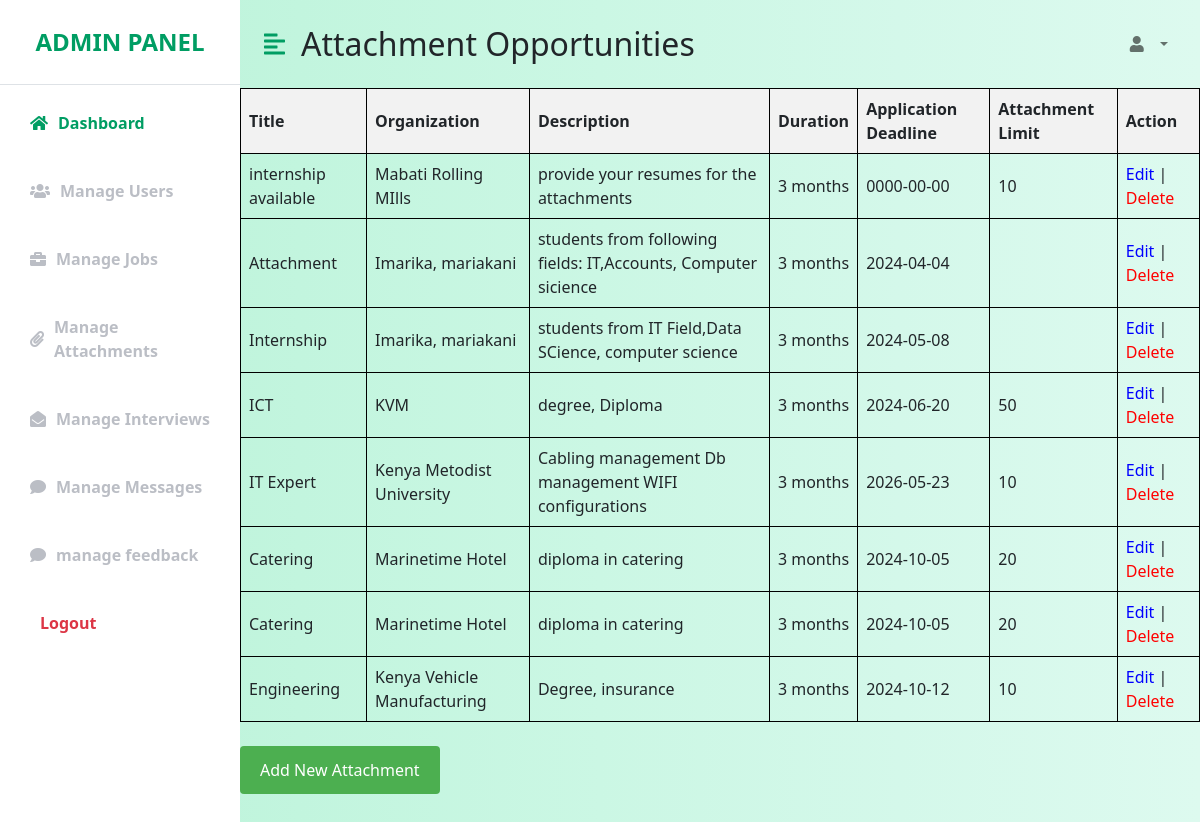
The page /manage_attachments.php on the database its author committed.
### tables this page shows
CREATE TABLE `attachments` (
  `id` int(11) NOT NULL,
  `title` varchar(255) NOT NULL,
  `organization` varchar(255) NOT NULL,
  `description` text NOT NULL,
  `duration` varchar(100) NOT NULL,
  `application_deadline` date NOT NULL,
  `attachment_limit` int(11) DEFAULT NULL
);

### manage_attachments.php (the view, shortened to what this page needs)
<!DOCTYPE html>
<html lang="en">
<head>
    <link href="https://cdn.jsdelivr.net/npm/bootstrap@5.0.0-beta3/dist/css/bootstrap.min.css" rel="stylesheet" />
    <link rel="stylesheet" href="https://cdnjs.cloudflare.com/ajax/libs/font-awesome/5.15.3/css/all.min.css" />
    <link rel="stylesheet" href="adminpannel.css" />
</head>
<body>
<div class="d-flex" id="wrapper">
        <div class="bg-white" id="sidebar-wrapper">
            <div class="sidebar-heading text-center py-4 primary-text fs-4 fw-bold text-uppercase border-bottom">
                <i class=></i>Admin Panel</div>
            <div class="list-group list-group-flush my-3">
                <a href="adminpannel.php" class="list-group-item list-group-item-action bg-transparent second-text active">
                    <i class="fa fa-home"></i>Dashboard</a>
                <br>
                <a href="fetch_user.php" class="list-group-item list-group-item-action bg-transparent second-text fw-bold">
                    <i class="fa fa-users"></i>Manage Users</a>
                <br>
                <a href="manage_jobs.php" class="list-group-item list-group-item-action bg-transparent second-text fw-bold">
                    <i class="fa fa-briefcase"></i>Manage Jobs</a>
                <br>
                <a href="manage_attachments.php" class="list-group-item list-group-item-action bg-transparent second-text fw-bold">
                    <i class="fa fa-paperclip"></i>Manage Attachments</a>
                <br>
                <a href="manage_interviews.php" class="list-group-item list-group-item-action bg-transparent second-text fw-bold">
                    <i class="fa fa-envelope-open"></i>Manage Interviews</a>
                <br>
                <a href="admin_manage_messages.php" class="list-group-item list-group-item-action bg-transparent second-text fw-bold">
                    <i class="fa fa-comment"></i>Manage Messages</a>
                <br>
                <a href="admin_feedback.php" class="list-group-item list-group-item-action bg-transparent second-text fw-bold">
                    <i class="fa fa-comment"></i>manage feedback</a>
                    <br>
                <a href="admin_logout.php" class="list-group-item list-group-item-action bg-transparent text-danger fw-bold">
                    <i class="fa fa-sign-out"></i>Logout</a>
            </div>
        </div>
        <div id="page-content-wrapper">
            <nav class="navbar navbar-expand-lg navbar-light bg-transparent py-4 px-4">
                <div class="d-flex align-items-center">
                    <i class="fas fa-align-left primary-text fs-4 me-3" id="menu-toggle"></i>
                    <h2 class="fs-2 m-0">Attachment Opportunities</h2>
                </div>
                <div class="collapse navbar-collapse" id="navbarSupportedContent">
                    <ul class="navbar-nav ms-auto mb-2 mb-lg-0">
                        <li class="nav-item dropdown">
                            <a class="nav-link dropdown-toggle second-text fw-bold" href="#" id="navbarDropdown"
                                role="button" data-bs-toggle="dropdown" aria-expanded="false">
                                <i class="fas fa-user me-2"></i>
                </a>
                        </li>
                    </ul>
                </div>
            </nav>
            <?php
require_once 'connect.php';
$sql = "SELECT * FROM attachments";
$result = mysqli_query($conn, $sql);
if (mysqli_num_rows($result) > 0) {
    echo "<table style='border-collapse: collapse; width: 100%;'>";
    echo "<tr><th style='background-color: #f2f2f2; border: 1px solid black; text-align: left; padding: 8px;'>Title</th><th style='background-color: #f2f2f2; border: 1px solid black; text-align: left; padding: 8px;'>Organization</th><th style='background-color: #f2f2f2; border: 1px solid black; text-align: left; padding: 8px;'>Description</th><th style='background-color: #f2f2f2; border: 1px solid black; text-align: left; padding: 8px;'>Duration</th><th style='background-color: #f2f2f2; border: 1px solid black; text-align: left; padding: 8px;'>Application Deadline</th><th style='background-color: #f2f2f2; border: 1px solid black; text-align: left; padding: 8px;'>Attachment Limit</th><th style='background-color: #f2f2f2; border: 1px solid black; text-align: left; padding: 8px;'>Action</th></tr>";
    while ($row = mysqli_fetch_assoc($result)) {
        echo "<tr>";
        echo "<td style='border: 1px solid black; text-align: left; padding: 8px;'>" . $row['title'] . "</td>";
        echo "<td style='border: 1px solid black; text-align: left; padding: 8px;'>" . $row['organization'] . "</td>";
        echo "<td style='border: 1px solid black; text-align: left; padding: 8px;'>" . $row['description'] . "</td>";
        echo "<td style='border: 1px solid black; text-align: left; padding: 8px;'>" . $row['duration'] . "</td>";
        echo "<td style='border: 1px solid black; text-align: left; padding: 8px;'>" . $row['application_deadline'] . "</td>";
        echo "<td style='border: 1px solid black; text-align: left; padding: 8px;'>" . $row['attachment_limit'] . "</td>";
        echo "<td style='border: 1px solid black; text-align: left; padding: 8px;'><a href='edit_attachment.php?id=" . $row['id'] . "' style='text-decoration: none; color: blue;'>Edit</a> | <a href='delete_attachment.php?id=" . $row['id'] . "' onclick=\"return confirm('Are you sure you want to delete this attachment?')\" style='text-decoration: none; color: red;'>Delete</a></td>";
        echo "</tr>";
    }
    echo "</table>";
    echo "<br>";
    echo "<button style='background-color: #4CAF50; color: white; padding: 12px 20px; border: none; border-radius: 4px; cursor: pointer; font-size: 16px; margin-bottom: 20px;'><a href='attachments.php' style='text-decoration: none; color: white;'>Add New Attachment</a></button><br><br>";
} else {
    echo "No attachments found.";
}
?>
</body>
</html>

### adminpannel.css (style rules this page uses)
:root { --main-bg-color: #009d63; --main-text-color: #009d63; --second-text-color: #bbbec5; --second-bg-color: #c1efde; }
.primary-text { color: var(--main-text-color); }
.second-text { color: var(--second-text-color); }
#wrapper { overflow-x: hidden; background-image: linear-gradient( to right, #baf3d7, #c2f5de, #cbf7e4, #d4f8ea, #ddfaef ); }
#sidebar-wrapper { min-height: 100vh; margin-left: -15rem; -webkit-transition: margin 0.25s ease-out; -moz-transition: margin 0.25s ease-out; -o-transition: margin 0.25s ease-out; transition: margin 0.25s ease-out; }
#sidebar-wrapper .sidebar-heading { padding: 0.875rem 1.25rem; font-size: 1.2rem; }
#sidebar-wrapper .list-group { width: 15rem; }
#page-content-wrapper { min-width: 100vw; }
#menu-toggle { cursor: pointer; }
.list-group-item { border: none; padding: 10px 30px; display: flex; align-items: center; }
.list-group-item i { margin-right: 10px; }
.list-group-item.active { background-color: transparent; color: var(--main-text-color); font-weight: bold; border: none; }
@media (min-width: 768px) { #sidebar-wrapper { margin-left: 0; } }
@media (min-width: 768px) { #page-content-wrapper { min-width: 0; width: 100%; } }

### rows shown on the page
attachments: title "internship available", organization "Mabati Rolling MIlls", description "provide your resumes for the attachments", duration "3 months", application_deadline "0000-00-00", attachment_limit "10"
attachments: title "Attachment", organization "Imarika, mariakani", description "students from following fields: IT,Accounts, Computer sicience", duration "3 months", application_deadline "2024-04-04"
attachments: title "Internship", organization "Imarika, mariakani", description "students from IT Field,Data SCience, computer science", duration "3 months", application_deadline "2024-05-08"
attachments: title "ICT", organization "KVM", description "degree, Diploma", duration "3 months", application_deadline "2024-06-20", attachment_limit "50"
attachments: title "IT Expert", organization "Kenya Metodist University", description "Cabling management Db management WIFI configurations", duration "3 months", application_deadline "2026-05-23", attachment_limit "10"
attachments: title "Catering", organization "Marinetime Hotel", description "diploma in catering", duration "3 months", application_deadline "2024-10-05", attachment_limit "20"
attachments: title "Catering", organization "Marinetime Hotel", description "diploma in catering", duration "3 months", application_deadline "2024-10-05", attachment_limit "20"
attachments: title "Engineering", organization "Kenya Vehicle Manufacturing", description "Degree, insurance", duration "3 months", application_deadline "2024-10-12", attachment_limit "10"
